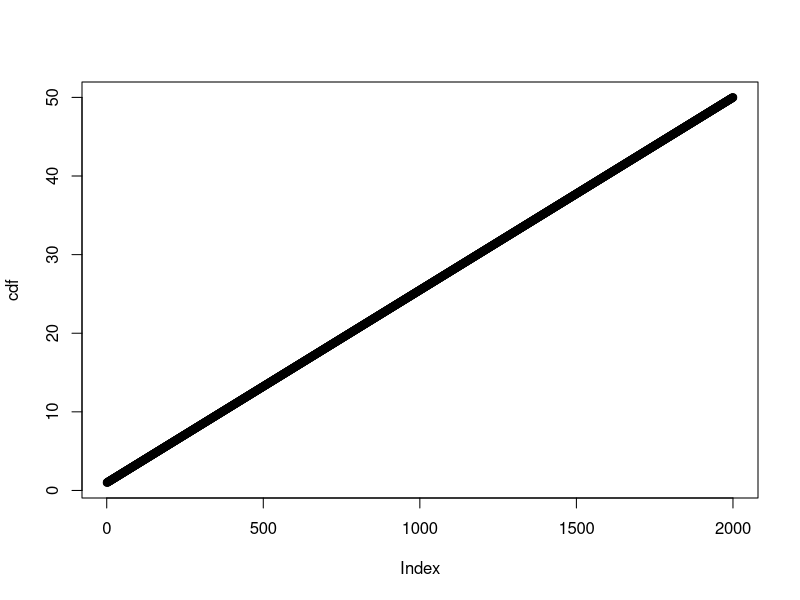
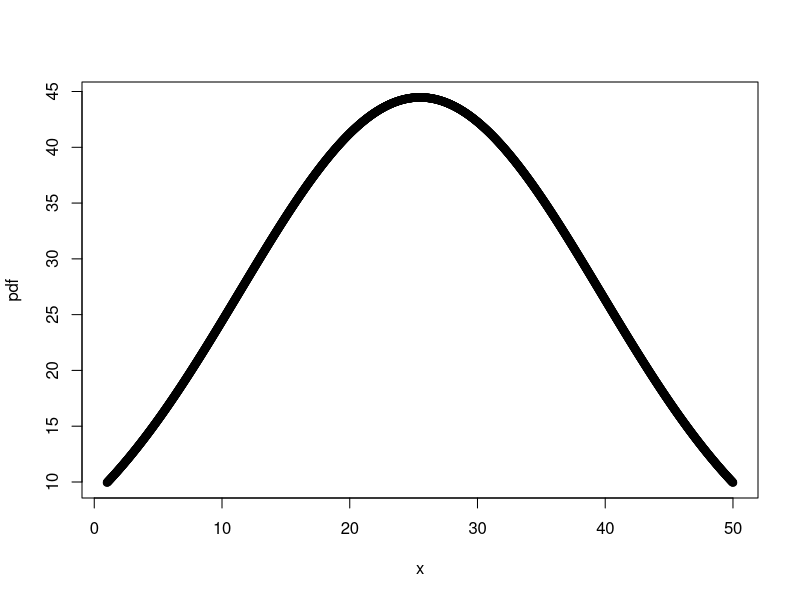

R code for these plots, in order:
#create a variable and get mean and sd
x<-seq(from=1,
       to=50,
       length.out=2000)
x_mean<-mean(x)
x_sd<-sd(x)

#define a function for calculating normal distribution
normal_dist<-function(x,mean,sd){
  prob_density<-(pi*sd)*exp(-0.5*((x-mean)/sd)**2)
  return(prob_density)
}

#apply the previously defined function
pdf<-sapply(x,
            normal_dist,
            mean=x_mean,
            sd=x_sd)

#visualize the probabilty density function
setwd('../results/')
png(file='pdf.png')
plot(x,pdf)
dev.off()

#define global variables
summation<-0
cdf<-c()

#define a function for getting cumulative distribution function
cumulative_distribution_function<-function(element){
  summation=summation+element
  append(cdf,summation)
}
plot(x,cdf)
